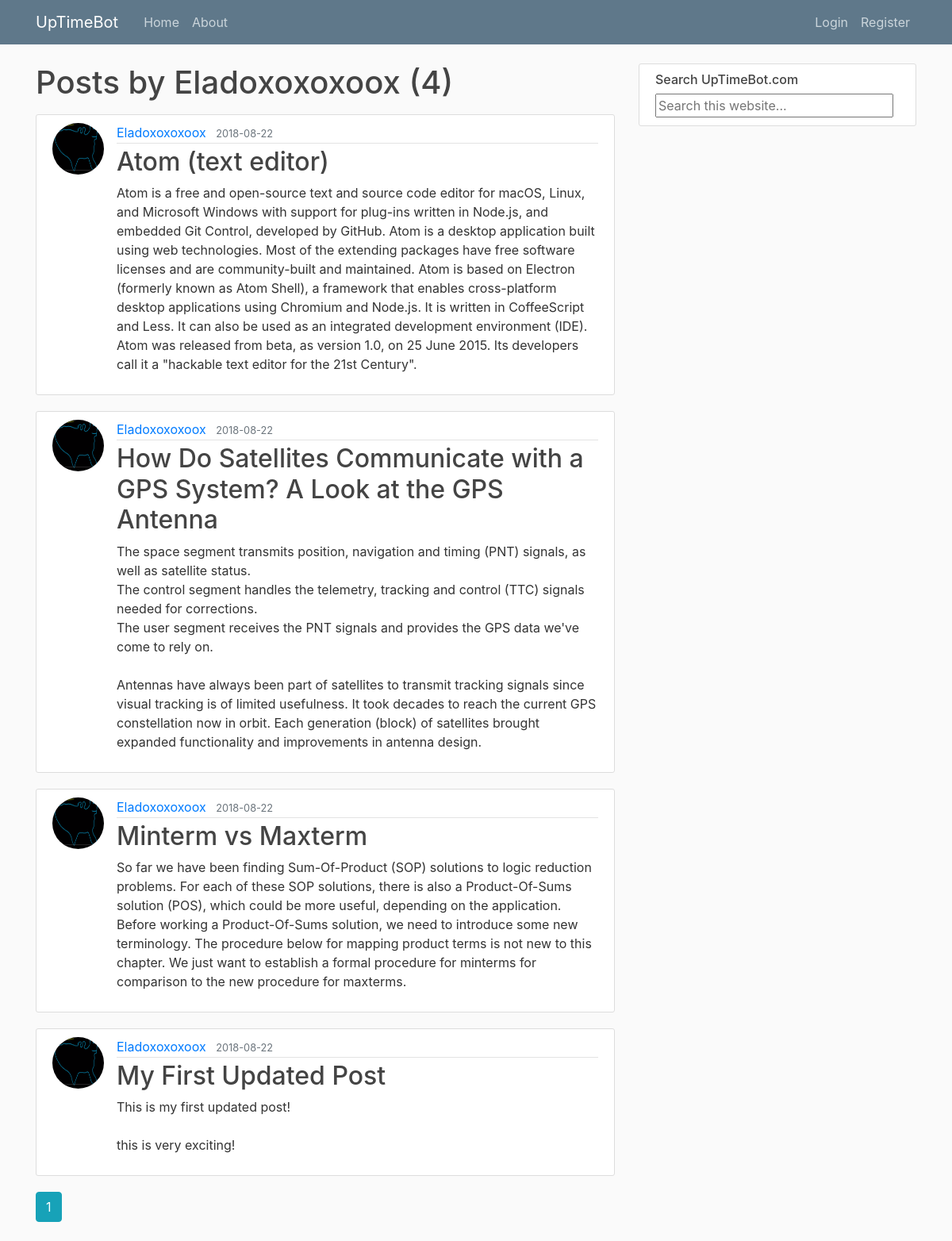
Page /user/Eladoxoxoxoox on the committed database.
### myFlask/models.py (models this page shows, shortened)
class User(db.Model, UserMixin):
    id = db.Column(db.Integer, primary_key=True)
    username = db.Column(db.String(20), unique=True, nullable=False)
    email = db.Column(db.String(120), unique=True, nullable=False)
    image_file = db.Column(db.String(20), nullable=False,
                           default='default.png')
    password = db.Column(db.String(60), nullable=False)
    posts = db.relationship('Post', backref='author', lazy=True)

class Post(db.Model):
    id = db.Column(db.Integer, primary_key=True)
    title = db.Column(db.String(100), nullable=False)
    date_posted = db.Column(db.DateTime, nullable=False,
                            default=datetime.utcnow)
    content = db.Column(db.Text, nullable=False)
    user_id = db.Column(db.Integer, db.ForeignKey('user.id'), nullable=False)

### myFlask/routes.py (the view)
@app.route("/user/<string:username>")
def user_posts(username):
    page = request.args.get('page', 1, type=int)
    user = User.query.filter_by(username=username).first_or_404()
    posts = Post.query.filter_by(author=user).order_by(
        Post.date_posted.desc()).paginate(page=page, per_page=5)
    return render_template("user_posts.html", posts=posts, user=user)

### myFlask/templates/user_posts.html
{% extends "layout.html" %}
{% block content %}
  <h1 class="mb-3">Posts by {{ user.username }} ({{ posts.total }})</h1>
  {% for post in posts.items %}
    <article class="media content-section">
      <img class="rounded-circle article-img" src="{{ url_for('static', filename='profile_pics/' + post.author.image_file) }}">
      <div class="media-body">
        <div class="article-metadata">
          <a href="{{ url_for('user_posts', username=post.author.username) }}" class="mr-2">{{ post.author.username }}</a>
          <small class="text-muted"> {{ post.date_posted.strftime('%Y-%m-%d') }}</small>
        </div>
        <h2><a href="{{ url_for('post', post_id=post.id) }}" class="article-title">{{ post.title }}</a></h2>
        <p class="article-content">{{ post.content }}</p>
      </div>
    </article>
  {% endfor %}
  {% for page_num in posts.iter_pages(left_edge=1, right_edge=1, left_current=1, right_current=2) %}
    {% if page_num %}
      {% if posts.page == page_num %}
        <a class="btn btn-info mb-4" href="{{ url_for('user_posts', username=user.username, page=page_num) }}">{{ page_num }}</a>
      {% else %}
        <a class="btn btn-outline-info mb-4" href="{{ url_for('user_posts', username=user.username, page=page_num) }}">{{ page_num }}</a>
      {% endif %}
    {% else %}
      ...
    {% endif%}
  {% endfor %}
{% endblock content %}

### myFlask/templates/layout.html (shortened to what this page needs)
<!DOCTYPE html>
<html lang="en">
<head>
  <link rel="stylesheet" href="https://stackpath.bootstrapcdn.com/bootstrap/4.1.3/css/bootstrap.min.css">
  <link rel="stylesheet" type="text/css" href="{{ url_for('static', filename='main.css') }}">
</head>
<body>
  <header class="site-header">
    <nav class="navbar navbar-expand-md navbar-dark bg-steel fixed-top">
      <div class="container">
        <a class="navbar-brand mr-4" href="/">UpTimeBot</a>
        <div class="collapse navbar-collapse" id="navbarToggle">
          <div class="navbar-nav mr-auto">
            <a class="nav-item nav-link" href="{{ url_for('home') }}">Home</a>
            <a class="nav-item nav-link" href="{{ url_for('about') }}">About</a>
          </div>
          <div class="navbar-nav">
            {% if current_user.is_authenticated %}
            <a class="nav-item nav-link" href="{{ url_for('new_post') }}">New Post</a>
            <a class="nav-item nav-link" href="{{ url_for('account') }}">Account</a>
            <a class="nav-item nav-link" href="{{ url_for('logout') }}">Logout</a>
            {% else %}
            <a class="nav-item nav-link" href="{{ url_for('login') }}">Login</a>
            <a class="nav-item nav-link" href="{{ url_for('register') }}">Register</a>
            {% endif %}
          </div>
        </div>
      </div>
    </nav>
  </header>
  <main role="main" class="container">
    <div class="row">
      <div class="col-md-8">
        {% block content %}{% endblock %}
      </div>
      <div class="col-md-4">
        <div class="content-section">
          <div class="searchbar">
            <h6>Search UpTimeBot.com</h5>
               <input style="width:300px;" type="text" placeholder="Search this website...">
             </div>
           </div>
         </div>
       </div>
     </main>
</body>
</html>

### myFlask/static/main.css (style rules this page uses)
body { background: #fafafa; color: #333333; margin-top: 5rem; }
h1, h2, h3, h4, h5, h6 { color: #444444; }
.bg-steel { background-color: #5f788a; }
.site-header .navbar-nav .nav-link { color: #cbd5db; }
.content-section { background: #ffffff; padding: 10px 20px; border: 1px solid #dddddd; border-radius: 3px; margin-bottom: 20px; }
.article-title { color: #444444; }
.article-content { white-space: pre-line; }
.article-img { height: 65px; width: 65px; margin-right: 16px; }
.article-metadata { padding-bottom: 1px; margin-bottom: 4px; border-bottom: 1px solid #e3e3e3; }

### rows in the picture
User: username "Eladoxoxoxoox"
Post: image_file (picture), author.username "Eladoxoxoxoox", date_posted "2018-08-22", title "Atom (text editor)", content "Atom is a free and open-source text and source code editor for macOS, Linux, and Microsoft Windows with support for plug-ins written in Node.js, and embedded Git Control, developed by GitHub. Atom is a desktop application built using web technologies. Most of the extending packages have free software licenses and are community-built and maintained. Atom is based on Electron (formerly known as Atom Shell), a framework that enables cross-platform desktop applications using Chromium and Node.js. It is written in CoffeeScript and Less. It can also be used as an integrated development environment (IDE). Atom was released from beta, as version 1.0, on 25 June 2015. Its developers call it a…"
Post: image_file (picture), author.username "Eladoxoxoxoox", date_posted "2018-08-22", title "How Do Satellites Communicate with a GPS System? A Look at the GPS Antenna", content "The space segment transmits position, navigation and timing (PNT) signals, as well as satellite status. The control segment handles the telemetry, tracking and control (TTC) signals needed for corrections. The user segment receives the PNT signals and provides the GPS data we've come to rely on. Antennas have always been part of satellites to transmit tracking signals since visual tracking is of limited usefulness. It took decades to reach the current GPS constellation now in orbit. Each generation (block) of satellites brought expanded functionality and improvements in antenna design."
Post: image_file (picture), author.username "Eladoxoxoxoox", date_posted "2018-08-22", title "Minterm vs Maxterm", content "So far we have been finding Sum-Of-Product (SOP) solutions to logic reduction problems. For each of these SOP solutions, there is also a Product-Of-Sums solution (POS), which could be more useful, depending on the application. Before working a Product-Of-Sums solution, we need to introduce some new terminology. The procedure below for mapping product terms is not new to this chapter. We just want to establish a formal procedure for minterms for comparison to the new procedure for maxterms."
Post: image_file (picture), author.username "Eladoxoxoxoox", date_posted "2018-08-22", title "My First Updated Post", content "This is my first updated post! this is very exciting!"

### other values in the picture
{{ posts.total }} "4"
{{ page_num }} "1"
